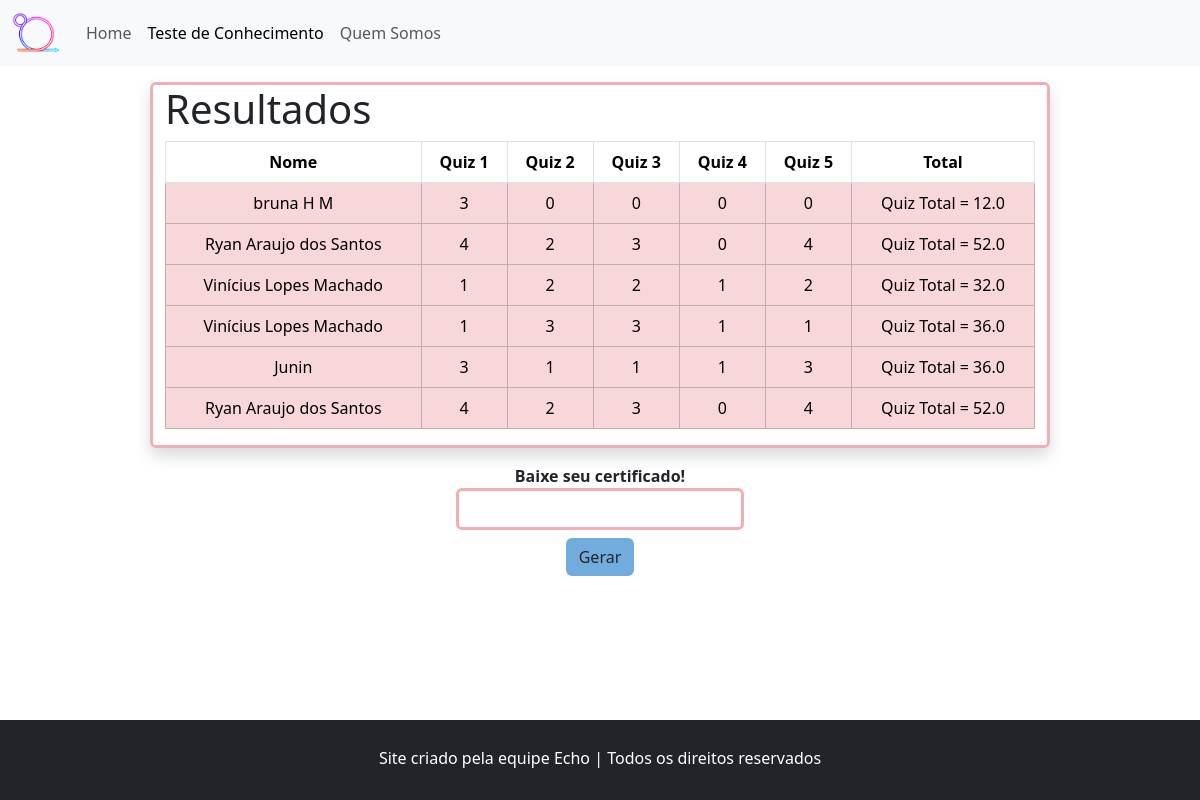
Page /mostrar on the committed database.
### tables this page shows
CREATE TABLE Users (CPF TEXT NOT NULL PRIMARY KEY,Nome TEXT,quiz INTEGER,quizz INTEGER,quizzz INTEGER,quizzzz INTEGER,quizzzzz INTEGER);

### app.py (the view)
@app.route('/mostrar')
def mostra():
    conn = sqlite3.connect('database.db')
    conn.row_factory = sqlite3.Row
    cur = conn.cursor()
    cur.execute("SELECT * FROM users")
    rows = cur.fetchall()
    cur.close()
    return render_template('teste.html', rows = rows)

### templates/teste.html (shortened to what this page needs)
<!DOCTYPE html>
<html lang="pt-br">
<head>
  <link rel="stylesheet" href=" /static/css/style.css">
  <link href="https://cdn.jsdelivr.net/npm/bootstrap@5.3.3/dist/css/bootstrap.min.css" rel="stylesheet"
>
</head>
<body class="  border-0 bd-example border-0">
  <header class=" w-100 z-5">
    <nav class="navbar navbar-expand-lg bg-body-tertiary">
      <div class="container-fluid">
        <a class="navbar-brand" href="#"><img src="/static/images/LogoEasyScrum copiar.png" id="foto-logo" alt=""></a>
        <div class="collapse navbar-collapse" id="navbarSupportedContent">
          <ul class="navbar-nav me-auto mb-2 mb-lg-0">
            <li class="nav-item">
              <a class="nav-link " aria-current="page" href="/">Home</a>
            </li>
            <li class="nav-item">
              <a class="nav-link active" aria-current="page" href="/quiz">Teste de Conhecimento</a>
            </li>
            <li class="nav-item">
              <a class="nav-link" aria-current="page" href="#">Quem Somos</a>
            </li>
          </ul>
        </div>
      </div>
    </nav>
  </header>
  <main>
    <div class="container-fluid pt-3">
      <div class="row justify-content-center">
        <section class="col-md-9 rounded border border-3 border-danger-subtle shadow table-responsive ">
          <h1>Resultados</h1>
          <table class="table table-bordered table-hover ">
            <thead>
              <td class="text-center"><strong>Nome</strong></td>
              <td class="text-center"><strong>Quiz 1</strong></td>
              <td class="text-center"><strong>Quiz 2</strong></td>
              <td class="text-center"><strong>Quiz 3</strong></td>
              <td class="text-center"><strong>Quiz 4</strong></td>
              <td class="text-center"><strong>Quiz 5</strong></td>
              <td class="text-center"><strong>Total</strong></td>
            </thead>
            {% for row in rows %}
            <tr class="table-danger">
              <td class="text-center text-truncate ">{{ row['Nome'] }}</td>
              <td class="text-center">{{ row['quiz'] }}</td>
              <td class="text-center">{{ row['quizz'] }}</td>
              <td class="text-center">{{ row['quizzz'] }}</td>
              <td class="text-center">{{ row['quizzzz'] }}</td>
              <td class="text-center">{{ row['quizzzzz'] }}</td>
              <td class="text-center">Quiz Total = {{
                ((row['quiz']+row['quizz']+row['quizzz']+row['quizzzz']+row['quizzzzz'])*100)/25 }}</td>
            </tr>
            {% endfor %}
          </table>
        </section>
        <div class="row justify-content-center text-center mt-3">
          <form action="{{url_for('certificado')}}" method="POST" class="d-flex flex-column align-items-center">
            <label for="nome" class="fw-bold">Baixe seu certificado!</label>
            <input class="form-control focus-ring border border-3 border-danger-subtle w-25" type="text" id="nome" name="nome">
            <button class="btn btn-cert mt-2" type="submit">Gerar</button>
          </form>
        </div>
      </div>
    </div>
    <footer class="container-fluid bg-dark">
      <section class="row h-10">
        <div class="col-fluid text-center text-white pt-4 pb-4">
          <span class="align-middle">Site criado pela equipe Echo | Todos os direitos reservados</span>
        </div>
      </section>
  </main>
</body>
</html>

### static/css/style.css (style rules this page uses)
body { min-height: 100vh; position: relative; padding-bottom: 80px; }
#foto-logo { height: 40px; }
footer { position: absolute; bottom: 0; height: 80px; }
button.btn-cert { background-color: rgba(25, 120, 199, 0.61); }

### rows in the picture
Users: Nome "bruna H M", quiz "3", quizz "0", quizzz "0", quizzzz "0", quizzzzz "0", quiz+quizz+quizzz "12.0"
Users: Nome "Ryan Araujo dos Santos", quiz "4", quizz "2", quizzz "3", quizzzz "0", quizzzzz "4", quiz+quizz+quizzz "52.0"
Users: Nome "Vinícius Lopes Machado", quiz "1", quizz "2", quizzz "2", quizzzz "1", quizzzzz "2", quiz+quizz+quizzz "32.0"
Users: Nome "Vinícius Lopes Machado", quiz "1", quizz "3", quizzz "3", quizzzz "1", quizzzzz "1", quiz+quizz+quizzz "36.0"
Users: Nome "Junin", quiz "3", quizz "1", quizzz "1", quizzzz "1", quizzzzz "3", quiz+quizz+quizzz "36.0"
Users: Nome "Ryan Araujo dos Santos", quiz "4", quizz "2", quizzz "3", quizzzz "0", quizzzzz "4", quiz+quizz+quizzz "52.0"
